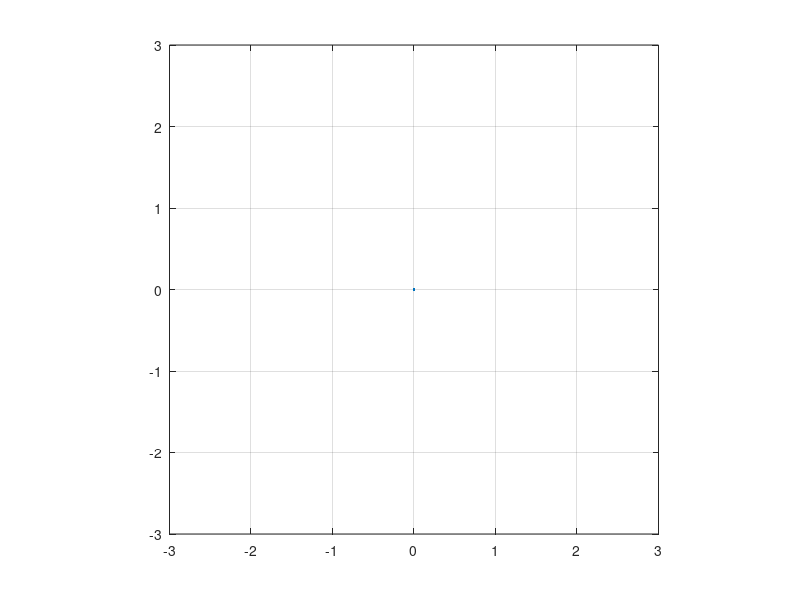

This chart was generated by the following MATLAB code: (Note: this script raises an error after producing the figure.)
figure('Name','Path followed by Type (1,1) Robot','NumberTitle','off')
plot(0,0);
hold on;
axis([-3 3 -3 3]);
axis equal;
grid;
for i=1:200:size(output,1)
    plotVehicle(output(i,:));
    pause(0.01);
end;
figure('Name','Position, steering angle and orientation errors','NumberTitle','off');
subplot(2,2,1);
plot(t,xR-x,'LineWidth',1);
grid;
xlabel('time(s)');
ylabel('Error along X(m) axis');
title('Error along X axis vs Time');
subplot(2,2,2);
plot(t,yR-y,'LineWidth',1);
grid;
xlabel('time(s)');
ylabel('Error along Y(m) axis');
title('Error along Y axis vs Time');
subplot(2,2,3);
plot(t,betaR-beta,'LineWidth',1);
grid;
xlabel('time(s)');
ylabel('Error in Steering Angle (rad)');
title('Error in Steering Angle (\beta) vs Time');
subplot(2,2,4)
plot(t,(psiR-betaR)-(psi-beta),'LineWidth',1);
grid;
xlabel('time(s)');
ylabel('Error in Orientation Angle (rad)');
title('Error in Orientation Angle (\theta) vs Time');